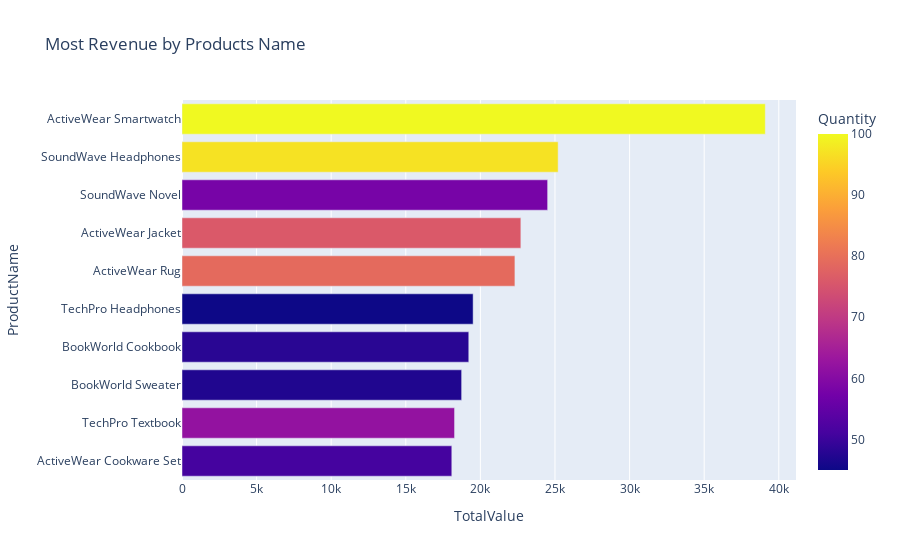

Notebook code for this chart:
### Code cell
fig_most_products_revenue = px.bar(most_products, x = 'TotalValue', y = 'ProductName', color = 'Quantity', title = 'Most Revenue by Products Name')
fig_most_products_revenue.update_layout(yaxis = {'categoryorder': 'total ascending'})
fig_most_products_revenue.show()

### Figure 1 — Plotly figure (JSON) as saved in the notebook; plotly's stock layout.template omitted (floating-point values rounded to 4 significant figures)
{"data": [{"alignmentgroup": "True", "hovertemplate": "TotalValue=%{x}<br>ProductName=%{y}<br>Quantity=%{marker.color}<extra></extra>", "legendgroup": "", "marker": {"color": [100, 97, 58, 76, 79, 45, 48, 47, 62, 51], "coloraxis": "coloraxis", "pattern": {"shape": ""}}, "name": "", "offsetgroup": "", "orientation": "h", "showlegend": false, "textposition": "auto", "type": "bar", "x": [39100.0, 25210.0, 24510.0, 22710.0, 22310.0, 19510.0, 19220.0, 18740.0, 18270.0, 18080.0], "xaxis": "x", "y": ["ActiveWear Smartwatch", "SoundWave Headphones", "SoundWave Novel", "ActiveWear Jacket", "ActiveWear Rug", "TechPro Headphones", "BookWorld Cookbook", "BookWorld Sweater", "TechPro Textbook", "ActiveWear Cookware Set"], "yaxis": "y"}], "layout": {"barmode": "relative", "coloraxis": {"colorbar": {"title": {"text": "Quantity"}}, "colorscale": [[0, "#0d0887"], [0.1111, "#46039f"], [0.2222, "#7201a8"], [0.3333, "#9c179e"], [0.4444, "#bd3786"], [0.5556, "#d8576b"], [0.6667, "#ed7953"], [0.7778, "#fb9f3a"], [0.8889, "#fdca26"], [1, "#f0f921"]]}, "legend": {"tracegroupgap": 0}, "title": {"text": "Most Revenue by Products Name"}, "xaxis": {"anchor": "y", "domain": [0, 1], "title": {"text": "TotalValue"}}, "yaxis": {"anchor": "x", "categoryorder": "total ascending", "domain": [0, 1], "title": {"text": "ProductName"}}}}
